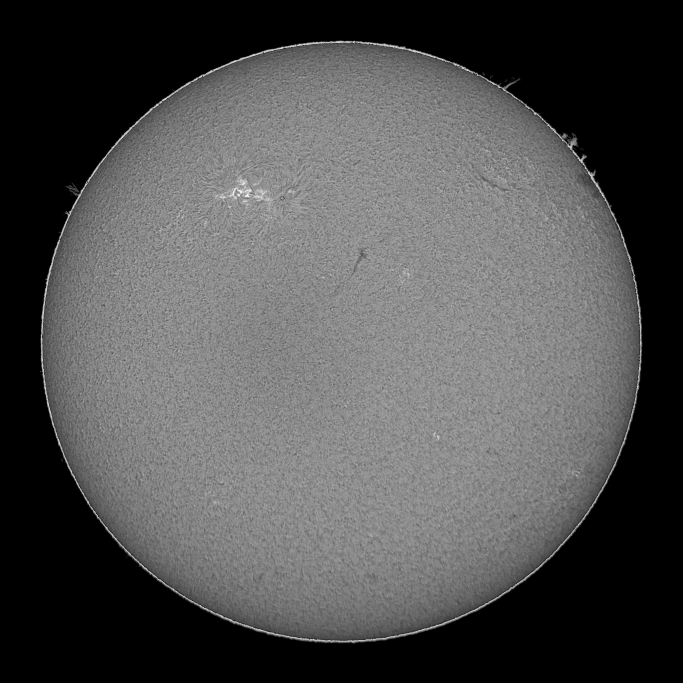
#> input picture filament-segmentation-2026/MAGFiLO_1.0_Kaggle_2026/test/test_images/20110120105534Ch.jpeg, 2048 x 2048 px (shown at 1/3 size)
$ python -i preprocess.py   (imports and definitions only)
#> lines starting #> are read from the running program, lines starting #| are printed output that depends on the picture; after the words box and inside, x2 and y2 are one past the last pixel; in counts of white or black regions, pixels touching at a corner belong together
### src/dataset.py
"""
dataset.py — Dataset preparation & registration for Detectron2.

Handles:
  1. Building Detectron2 dicts per physical image file (one annotator set each)
  2. Registering the frozen train/val split (splits/val_ids.json)
  3. Solar disk masking (optional preprocessing)

Usage:
  from dataset import register_datasets
  register_datasets()
"""

import os
from pathlib import Path
from typing import Dict, List, Optional, Tuple

import cv2
import numpy as np

from annotations import load_annotation_sets, select_annotations
from config import CFG
from preprocess import image_path
from split import load_split


# [87 lines left out: functions build_detectron2_dicts, register_datasets, not called in this run]


def detect_solar_disk(image: np.ndarray) -> Tuple[int, int, int]:
    """
    Detect the solar disk center and radius using Hough Circle Transform.

    Returns:
        (center_x, center_y, radius)
    """
    gray = cv2.cvtColor(image, cv2.COLOR_BGR2GRAY) if len(image.shape) == 3 else image
    blurred = cv2.GaussianBlur(gray, (9, 9), 2)

    circles = cv2.HoughCircles(
        blurred,
        cv2.HOUGH_GRADIENT,
        dp=1,
        minDist=gray.shape[0] // 2,
        param1=50,
        param2=30,
        minRadius=gray.shape[0] // 3,
        maxRadius=gray.shape[0] // 2,
    )

    if circles is not None:
        circles = np.round(circles[0, :]).astype(int)
        # Take the largest circle (most likely the solar disk)
        idx = np.argmax(circles[:, 2])
        cx, cy, r = circles[idx]
        return cx, cy, r

    # Fallback: assume centered disk
    h, w = gray.shape[:2]
    return w // 2, h // 2, min(h, w) // 2 - 20


# [5 lines left out: function apply_disk_mask, not called in this run]


# [7 lines that do not run on import are left out]

### src/config.py
"""
config.py — Centralized configuration for Solar Filament Segmentation pipeline.

All paths, hyperparameters, and constants live here so every other script
can simply `from config import CFG`.

Paths resolve portably (local / Colab / Kaggle) in this order:
  1. Environment variables: SOLAR_ROOT, SOLAR_DATA_DIR, SOLAR_OUTPUT_DIR
  2. The repository root (parent of this `src/` folder)

Examples:
  Colab:  os.environ["SOLAR_ROOT"] = "/content/Kaggle-Competition-"
  Kaggle: os.environ["SOLAR_DATA_DIR"] = "/kaggle/input/<dataset>/MAGFiLO_1.0_Kaggle_2026"
          os.environ["SOLAR_OUTPUT_DIR"] = "/kaggle/working/output"
"""

import os
from dataclasses import dataclass, field
from pathlib import Path
from typing import List, Optional, Tuple


def _env_path(name: str, default: Path) -> Path:
    value = os.environ.get(name)
    return Path(value).expanduser().resolve() if value else default


@dataclass
class PathsConfig:
    """Filesystem layout. Nothing is created at import time."""

    ROOT: Path = field(default_factory=lambda: _env_path(
        "SOLAR_ROOT", Path(__file__).resolve().parent.parent))
    DATA_DIR: Path = field(init=False)
    TRAIN_IMG_DIR: Path = field(init=False)
    TEST_IMG_DIR: Path = field(init=False)
    ANNOTATION_FILE: Path = field(init=False)
    OUTPUT_DIR: Path = field(init=False)
    SUBMISSION_DIR: Path = field(init=False)
    SPLIT_FILE: Path = field(init=False)
    EXPERIMENT_LOG: Path = field(init=False)
    PREPROC_DIR: Path = field(init=False)

    def __post_init__(self):
        self.ROOT = Path(self.ROOT)
        self.DATA_DIR = _env_path(
            "SOLAR_DATA_DIR", self.ROOT / "filament-segmentation-2026" / "MAGFiLO_1.0_Kaggle_2026")
        self.TRAIN_IMG_DIR = self.DATA_DIR / "train" / "train_images"
        self.TEST_IMG_DIR = self.DATA_DIR / "test" / "test_images"
        self.ANNOTATION_FILE = self.DATA_DIR / "train" / "MAGFiLO_1.0_Annotations_kaggle2026_train.json"
        self.OUTPUT_DIR = _env_path("SOLAR_OUTPUT_DIR", self.ROOT / "output")
        self.SUBMISSION_DIR = self.ROOT / "submissions"
        self.SPLIT_FILE = self.ROOT / "splits" / "val_ids.json"
        self.EXPERIMENT_LOG = self.ROOT / "experiments" / "log.csv"
        # Preprocessed image cache (large, regenerable): keep on fast local disk, not Drive
        self.PREPROC_DIR = _env_path("SOLAR_PREPROC_DIR", self.ROOT / "preprocessed")

    def ensure_output_dirs(self):
        for d in (self.OUTPUT_DIR, self.SUBMISSION_DIR):
            d.mkdir(parents=True, exist_ok=True)


@dataclass
class DataConfig:
    IMAGE_SIZE: Tuple[int, int] = (2048, 2048)  # Native resolution (H, W)
    # MAGFiLO re-annotates ~42% of files by 2-3 independent annotators; each
    # set is a separate COCO "image" entry. Policy picks ONE set per file:
    #   "first" — lowest entry id (deterministic, default)
    #   "most"  — the set with the most instances
    ANNOTATOR_POLICY: str = "first"
    # Training labels only (evaluation always uses all sets, officially):
    #   "first" — one set per file (ANNOTATOR_POLICY), Phase 2 baseline
    #   "all"   — every annotator set is its own training sample (same image)
    TRAIN_LABEL_POLICY: str = "first"
    # Image preprocessing, see preprocess.py: "none" | "clahe_disk"
    PREPROC: str = "none"
    # Leak-free split: group by ~1 solar rotation, stratify by filament count
    SPLIT_BLOCK_DAYS: int = 27
    SPLIT_N_FOLDS: int = 5  # val fold = 1/5 ≈ 20%
    SPLIT_VAL_FOLD: int = 0


# Detectron2 model-zoo configs by backbone (run_pipeline.py --backbone)
MODEL_CONFIGS = {
    "r50": "COCO-InstanceSegmentation/mask_rcnn_R_50_FPN_3x.yaml",
    "x101": "COCO-InstanceSegmentation/mask_rcnn_X_101_32x8d_FPN_3x.yaml",  # Phase 4, ~2x compute
}


@dataclass
class ModelConfig:
    """Detectron2 Mask R-CNN."""
    MODEL_CONFIG: str = MODEL_CONFIGS["r50"]
    NUM_CLASSES: int = 1  # Single "filament" class (set 4 for Left/Right/Unidentifiable/Ambiguous)
    ANCHOR_SIZES: List[List[int]] = field(
        default_factory=lambda: [[8], [16], [32], [64], [128]]
    )
    # Elongated filaments; 5 ratios -> the COCO RPN head is re-initialised (shape mismatch)
    ASPECT_RATIOS: List[List[float]] = field(
        default_factory=lambda: [[0.2, 0.5, 1.0, 2.0, 5.0]]
    )
    # ROI_MASK_HEAD.POOLER_RESOLUTION: each mask is drawn on a (2 x this)^2 grid
    # inside its box. 14 = Detectron2 default (28x28); 28 = finer (56x56), Phase 5
    MASK_POOLER_RES: int = 14


@dataclass
class TrainConfig:
    TRAIN_RESIZE: int = 1024  # Images resized to this for training (saves VRAM); 2048 = native (Phase 4)
    BASE_LR: float = 0.0025
    MAX_ITER: int = 6000  # ~21 epochs over 566 train images at batch_size=2
    BATCH_SIZE: int = 2
    # 2048 JPEG decoding is CPU-bound: use the CPUs the machine has (Colab T4: 2, A100: 12)
    NUM_WORKERS: int = field(default_factory=lambda: min(8, os.cpu_count() or 2))
    # Detectron2's COCOEvaluator is untested with string image_ids and does not
    # measure the official PQ; validate with run_pipeline.py --step val instead.
    EVAL_PERIOD: int = 0
    CHECKPOINT_PERIOD: int = 1000  # Resume point if a Colab session dies


@dataclass
class TilingConfig:
    """Sliding-window inference (Phase 4)."""
    ENABLED: bool = False
    TILE_SIZE: int = 1024
    OVERLAP: int = 256
    STITCH_NMS_IOU: float = 0.35


@dataclass
class InferConfig:
    """Inference & post-processing flags."""
    INFER_RESIZE: int = 1024  # Must equal TRAIN_RESIZE (run_pipeline.py --resolution sets both)
    SCORE_THRESHOLD: float = 0.65  # Phase 3 ablation (val official PQ/Dice plateau 0.65-0.8)
    # Overlap rule: a mask losing > this fraction of its area to higher-score
    # masks is a duplicate and dropped whole (None = only carve). Phase 3: 0.2.
    OVERLAP_DROP_FRAC: Optional[float] = 0.2
    NMS_THRESHOLD: float = 0.3  # NMS IoU threshold
    MORPH_CLOSE: bool = True
    MORPH_KERNEL: int = 5
    MIN_AREA: int = 50  # Drop predicted masks smaller than this (px²)
    # Val sweep (run_pipeline.py --step sweep): predict once at the lowest
    # threshold, then filter offline. Smallest selected GT is 60 px².
    SWEEP_SCORE_THRESHOLDS: List[float] = field(
        default_factory=lambda: [0.3, 0.4, 0.5, 0.6, 0.7, 0.8]
    )
    SWEEP_MIN_AREAS: List[int] = field(default_factory=lambda: [0, 50, 100, 200, 400])
    # Raw prediction dump (run_pipeline.py --step dump): keep everything above
    # this score, unprocessed, so Phase 3 post-processing runs offline on CPU.
    DUMP_SCORE_THRESHOLD: float = 0.2


@dataclass
class Config:
    """Single source of truth for all pipeline settings."""
    paths: PathsConfig = field(default_factory=PathsConfig)
    data: DataConfig = field(default_factory=DataConfig)
    model: ModelConfig = field(default_factory=ModelConfig)
    train: TrainConfig = field(default_factory=TrainConfig)
    tiling: TilingConfig = field(default_factory=TilingConfig)
    infer: InferConfig = field(default_factory=InferConfig)
    SEED: int = 42


# Global config instance
CFG = Config()

### src/preprocess.py
"""
preprocess.py — Solar image preprocessing (Phase 3 step 3, retraining ablations).

Modes (CFG.data.PREPROC):
  "none"        original JPEGs (Phase 2 baseline)
  "clahe_disk"  solar-disk masking (Hough circle on a 512 px copy, everything
                outside radius + margin set to 0) + CLAHE on the grayscale image

Preprocessed images are written ONCE to CFG.paths.PREPROC_DIR/<mode>/{train,test}
(run_pipeline.py --step preprocess); training and inference then just read
them, so the same pixels are used in both and Detectron2 needs no changes.

Usage:
  from preprocess import image_path
  image_path("20140609195854Bh", "train")   # respects CFG.data.PREPROC
"""

from pathlib import Path
from typing import Iterable, Tuple

import cv2
import numpy as np

from config import CFG

DISK_MARGIN = 4  # px kept beyond the detected radius (limb filaments)


def source_dir(split: str) -> Path:
    return CFG.paths.TRAIN_IMG_DIR if split == "train" else CFG.paths.TEST_IMG_DIR


# [43 lines left out: functions image_path, detect_disk, clahe_disk, preprocess_files, not called in this run]

>>> import cv2
>>> picture = cv2.imread('../filament-segmentation-2026/MAGFiLO_1.0_Kaggle_2026/test/test_images/20110120105534Ch.jpeg')
#> picture is the input picture: shape (2048, 2048, 3); min 0, max 255, mean 79.4
>>> result = clahe_disk(picture)
#> in detect_solar_disk, `gray = cv2.cvtColor(image, cv2.COLOR_BGR2GRAY) if len(image.shape) == ..`:
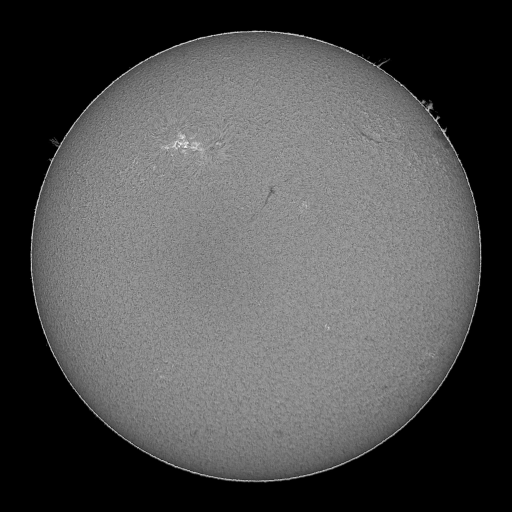
#> gray: shape (512, 512); min 0, max 253, mean 79.4
#> in detect_solar_disk, `circles = cv2.HoughCircles( blurred, cv2.HOUGH_GRADIENT, dp=1, minDist..`: circles = [[256.5, 255.5, 226.3]]
#> in detect_solar_disk, `circles = np.round(circles[0, :]).astype(int)`: circles = [[256, 256, 226]]
#> in detect_solar_disk, `idx = np.argmax(circles[:, 2])`: idx = 0
#> in detect_solar_disk, `cx, cy, r = circles[idx]`: cx = 256; r = 226
#> in detect_disk, `cx, cy, r = detect_solar_disk(cv2.resize(gray, (512, 512), interpolati..`: cx = 256; r = 226
#> in clahe_disk, `cx, cy, r = detect_disk(gray)`: cx = 1024; r = 904
#> in clahe_disk, `cv2.circle(disk, (cx, cy), r + DISK_MARGIN, 255, -1)`:
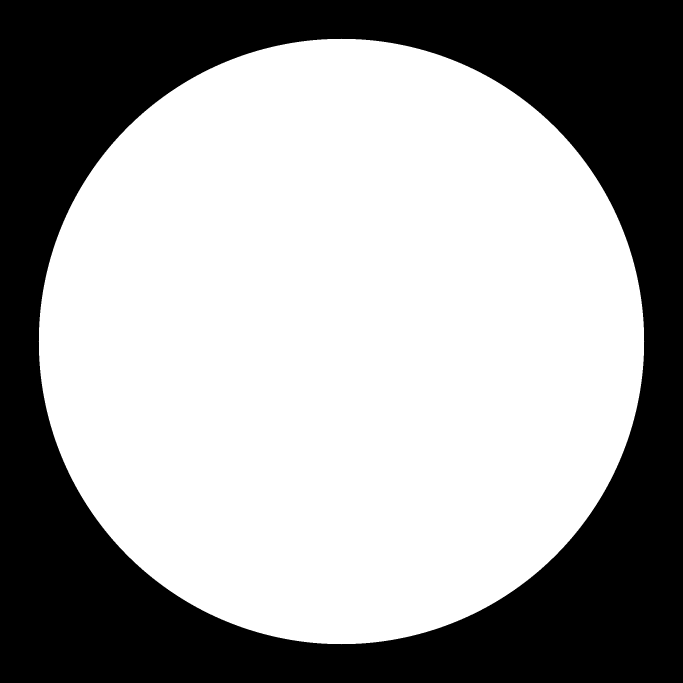
#> disk: shape (2048, 2048) (shown at 1/3 size); 61.8% white; 1 black region, box (x1, y1, x2, y2) and area: (0, 0, 2048, 2048) 1604239

$ run again, on filament-segmentation-2026/MAGFiLO_1.0_Kaggle_2026/test/test_images/20110429120534Ch.jpeg
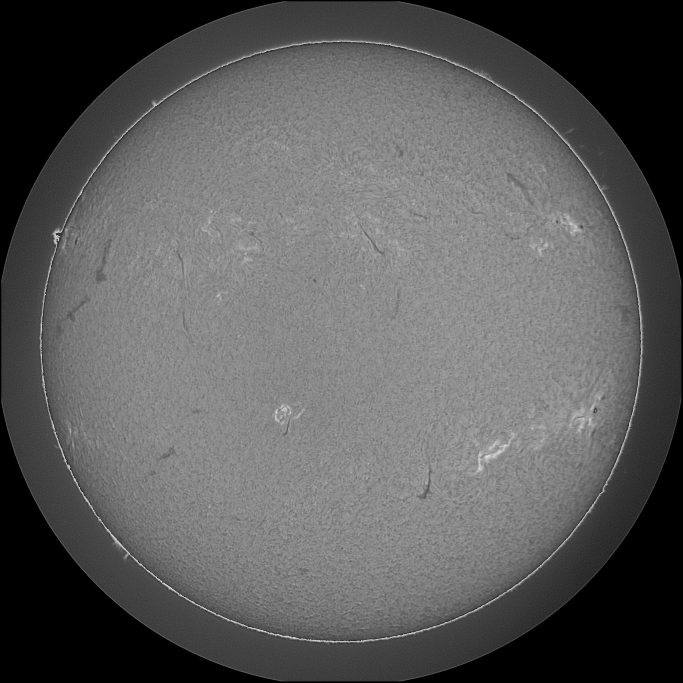
#> input picture filament-segmentation-2026/MAGFiLO_1.0_Kaggle_2026/test/test_images/20110429120534Ch.jpeg, 2048 x 2048 px (shown at 1/3 size)
#> picture is the input picture: shape (2048, 2048, 3); min 0, max 234, mean 91.3
#> in detect_solar_disk, `circles = cv2.HoughCircles( blurred, cv2.HOUGH_GRADIENT, dp=1, minDist..`: circles = [[254.5, 255.5, 228.1]]
#> in detect_solar_disk, `circles = np.round(circles[0, :]).astype(int)`: circles = [[254, 256, 228]]
#> idx = 0
#> in detect_solar_disk, `cx, cy, r = circles[idx]`: cx = 254; cy = 256; r = 228
#> in detect_disk, `cx, cy, r = detect_solar_disk(cv2.resize(gray, (512, 512), interpolati..`: cx = 254; cy = 256; r = 228
#> in clahe_disk, `cx, cy, r = detect_disk(gray)`: cx = 1016; cy = 1024; r = 912
#> in clahe_disk, `cv2.circle(disk, (cx, cy), r + DISK_MARGIN, 255, -1)`:
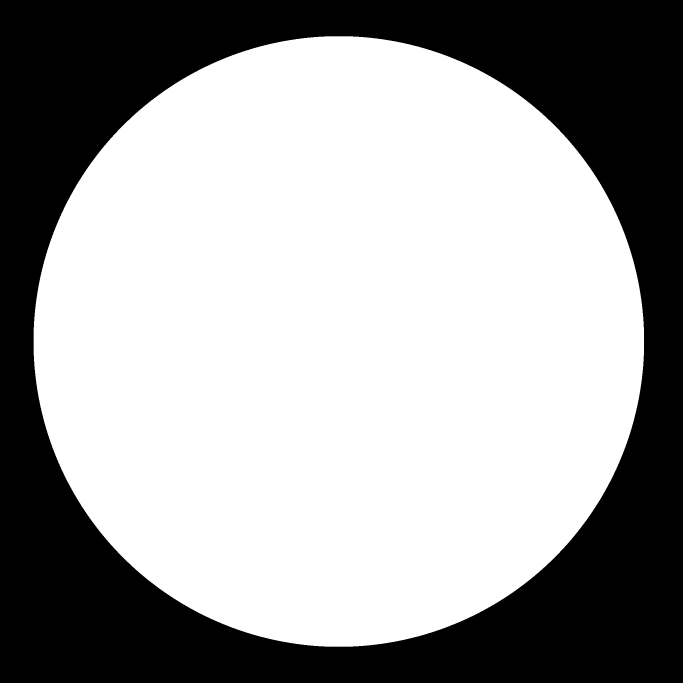
#> disk: shape (2048, 2048) (shown at 1/3 size); 62.8% white; 1 black region, box (x1, y1, x2, y2) and area: (0, 0, 2048, 2048) 1558363
#> in clahe_disk, `out = cv2.bitwise_and(out, out, mask=disk)`:
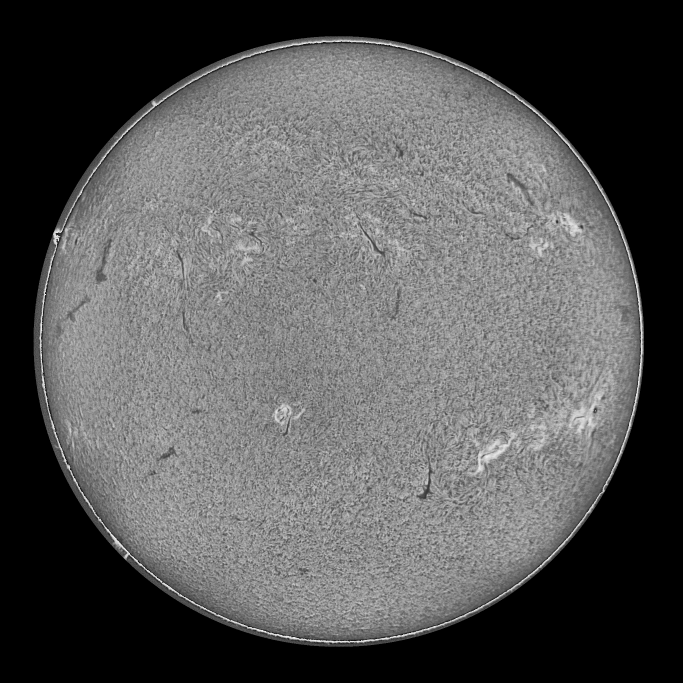
#> out: shape (2048, 2048) (shown at 1/3 size); min 0, max 247, mean 86.8
